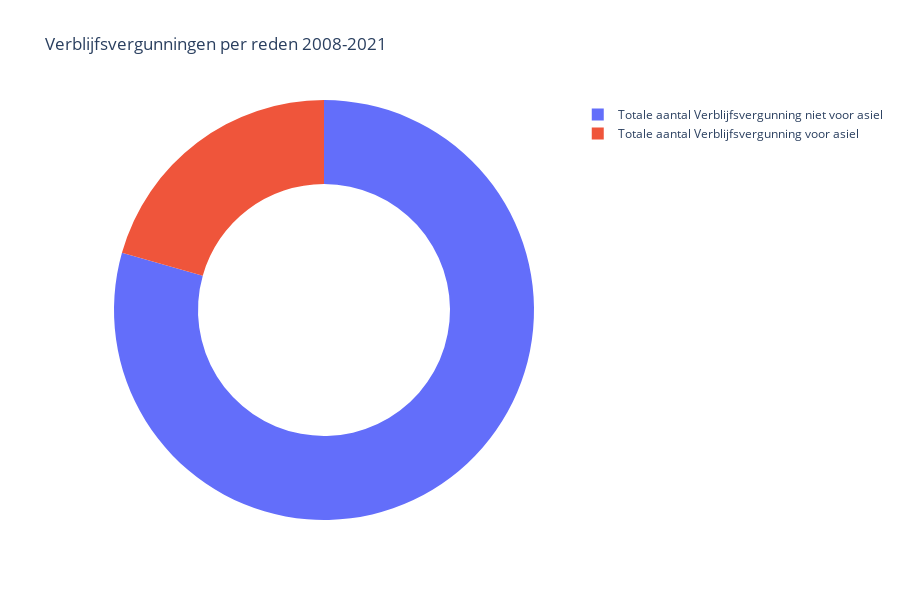

Notebook source saved alongside this figure:
### Markdown cell above
You can also plot the data using static visualizations, such as the [seaborn](https://seaborn.pydata.org/#) library.

### Code cell
percentages_asiel = ((reasons['Verblijfsvergunning asiel Totaal verblijfsvergunningen asiel (aantal)'] / total) * 100)

percentages_regulier = ((reasons['Verblijfsvergunning regulier naar motief Totaal verblijfsvergunning regulier (aantal)'] / total) * 100)
print(percentages_regulier)

fig = go.Figure(data=[go.Pie(
    labels=['Totale aantal Verblijfsvergunning voor asiel', 'Totale aantal Verblijfsvergunning niet voor asiel'],
    values=[percentages_asiel[0], percentages_regulier[0]],
    hole=0.6,
    textposition='none',
    textfont=dict(color='rgb(42,63,95)'),
    textinfo='label+percent',
    insidetextfont=dict(color='white'),
    hovertemplate='House type: %{label}<br>Percentage: %{percent}',
)])


fig.update_layout(
    title=dict(
        text='Verblijfsvergunningen per reden 2008-2021',
        font=dict(
            color='rgb(42,63,95)'
        )
    ),
    legend=dict(
        font=dict(
            color='rgb(42,63,95)'
        )
    ),
    paper_bgcolor='white',
    showlegend=True,
    height=600,
)

fig.show()

#Belanrijk!!: Generatieve Kunstmatige intelligentie (KI) (ChatGPT met GPT 3.5) was gebruikt voor het creëren van deze opdracht. Met als doel het genereren van nieuwe, en het verbeteren van bestaande code. Zie de promps en terug gekregen antwoorden in de appendix.

### Figure 1 — Plotly figure (JSON) as saved in the notebook; plotly's stock layout.template omitted (floating-point values rounded to 4 significant figures)
{"data": [{"hole": 0.6, "hovertemplate": "House type: %{label}<br>Percentage: %{percent}", "insidetextfont": {"color": "white"}, "labels": ["Totale aantal Verblijfsvergunning voor asiel", "Totale aantal Verblijfsvergunning niet voor asiel"], "textfont": {"color": "rgb(42,63,95)"}, "textinfo": "label+percent", "textposition": "none", "type": "pie", "values": [20.6, 79.4]}], "layout": {"height": 600, "legend": {"font": {"color": "rgb(42,63,95)"}}, "paper_bgcolor": "white", "showlegend": true, "title": {"font": {"color": "rgb(42,63,95)"}, "text": "Verblijfsvergunningen per reden 2008-2021"}}}
